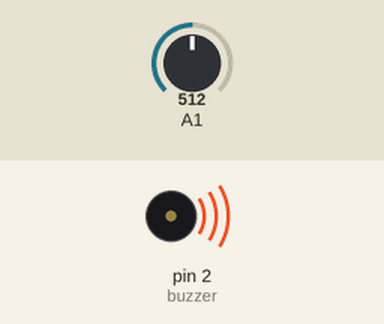
The sketch below on a simulated Arduino Uno, built with avr-gcc and run on an emulated ATmega328P. Shown: buzzer (waves = sounding). The inputs (shaded band) are chosen by the test bench; at power-on: A1 = 512.

Above: at 1.8 s.
At 4.8 s:
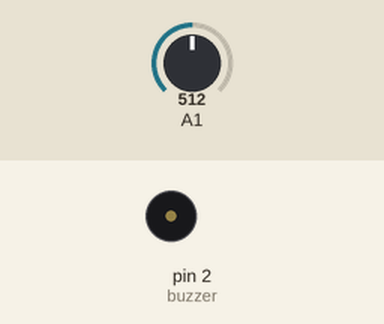
Timing chart, 0 to 6.6 s (numbered marks = the images above):
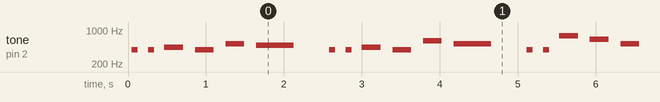

The sketch:

birthday_card.ino
```cpp
int length = 28; // the number of notes
char notes[] = "GGAGcB GGAGdc GGxecBA yyecdc";
int beats[] = { 2, 2, 8, 8, 8, 16, 1, 2, 2, 8, 8,8, 16, 1, 2,2,8,8,8,8,16, 1,2,2,8,8,8,16 };
int tempo = 150;
int buzzer =2;
void setup() {
  // put your setup code here, to run once:
//Serial.begin(9600);
}

void loop() {
  // put your main code here, to run repeatedly:
//Serial.println(analogRead(knock));
  pinMode(buzzer,INPUT);
if(analogRead(1) > 100){
  pinMode(buzzer,OUTPUT);
  for (int i = 0; i < length; i++) {
   if (notes[i] == ' ') {
     delay(beats[i] * tempo); // rest
   } else {
     playNote(notes[i], beats[i] * tempo);
   }
   // pause between notes
   delay(tempo);
    }
  }
}

void playNote(char note, int duration) {
char names[] = {'C', 'D', 'E', 'F', 'G', 'A', 'B',  'c', 'd', 'e', 'f', 'g', 'a', 'b',  'x', 'y' };
int tones[] = { 1915, 1700, 1519, 1432, 1275, 1136, 1014, 956, 834,  765,  593,  468,  346,  224,  655 , 715 };
int SPEE = 5;
// play the tone corresponding to the note name
for (int i = 0; i < 17; i++) {

   if (names[i] == note) {
    int newduration = duration/SPEE;
     playTone(tones[i], newduration);
   }
}
}

void playTone(int tone, int duration) {
for (long i = 0; i < duration * 1000L; i += tone * 2) {
   digitalWrite(buzzer, HIGH);
   delayMicroseconds(tone);
   digitalWrite(buzzer, LOW);
   delayMicroseconds(tone);
    }
}
```

Measured:
- by itself, tone on pin 2 (buzzer): plays 391 Hz for 0.08 s, 391 Hz for 0.08 s, 439 Hz for 0.24 s, 391 Hz for 0.24 s, 521 Hz for 0.24 s, 491 Hz for 0.48 s … (319 notes in this stretch)
